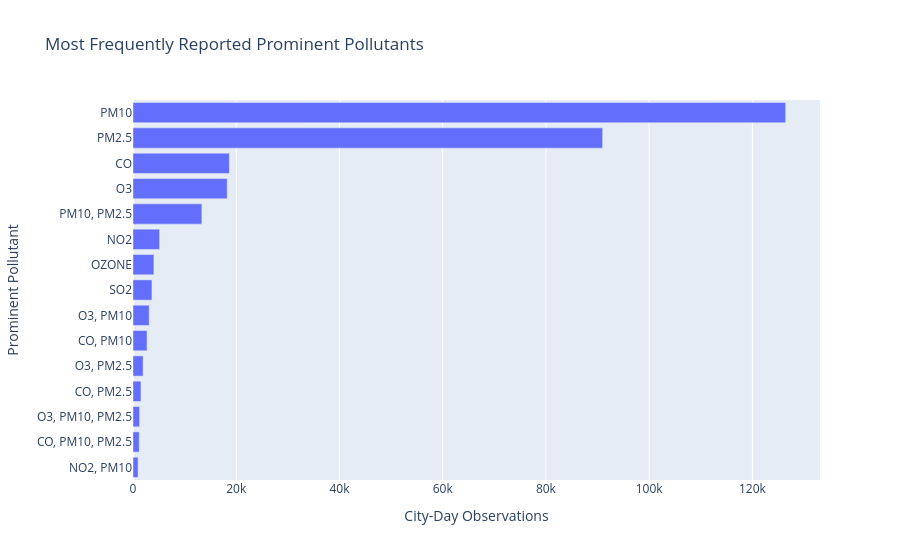

Notebook code for this chart:
### Code cell
fig = px.bar(
    pollutant_summary.sort_values("observations"),
    x="observations",
    y="pollutant",
    orientation="h",
    title="Most Frequently Reported Prominent Pollutants"
)

fig.update_layout(
    xaxis_title="City-Day Observations",
    yaxis_title="Prominent Pollutant"
)

fig.show()

### Figure 1 — Plotly figure (JSON) as saved in the notebook; plotly's stock layout.template omitted (floating-point values rounded to 4 significant figures)
{"data": [{"hovertemplate": "observations=%{x}<br>pollutant=%{y}<extra></extra>", "legendgroup": "", "marker": {"color": "#636efa", "pattern": {"shape": ""}}, "name": "", "orientation": "h", "showlegend": false, "textposition": "auto", "type": "bar", "x": [987, 1204, 1273, 1544, 1960, 2713, 3132, 3670, 4047, 5149, 13342, 18247, 18672, 90991, 126449], "xaxis": "x", "y": ["NO2, PM10", "CO, PM10, PM2.5", "O3, PM10, PM2.5", "CO, PM2.5", "O3, PM2.5", "CO, PM10", "O3, PM10", "SO2", "OZONE", "NO2", "PM10, PM2.5", "O3", "CO", "PM2.5", "PM10"], "yaxis": "y"}], "layout": {"barmode": "relative", "legend": {"tracegroupgap": 0}, "title": {"text": "Most Frequently Reported Prominent Pollutants"}, "xaxis": {"anchor": "y", "domain": [0, 1], "title": {"text": "City-Day Observations"}}, "yaxis": {"anchor": "x", "domain": [0, 1], "title": {"text": "Prominent Pollutant"}}}}
